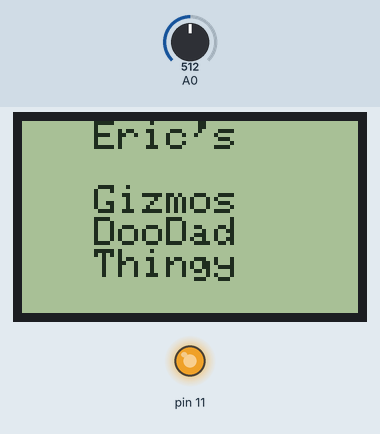
Recording of a sketch running on a simulated Arduino Uno, built with avr-gcc and run on an emulated ATmega328P. Parts: 84×48 one-colour display, output pins drawn as LEDs (lit = HIGH). Inputs (shaded band) come from the test bench; at power-on: A0 = 512. What the sketch prints to the serial monitor is not drawn.

Above: at 1.1 s.
At 4.2 s:
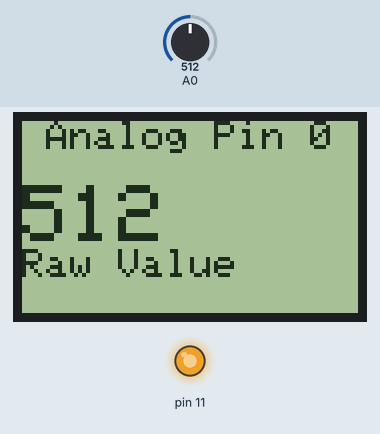
4.3 s: A0 set to 716
At 5.5 s:
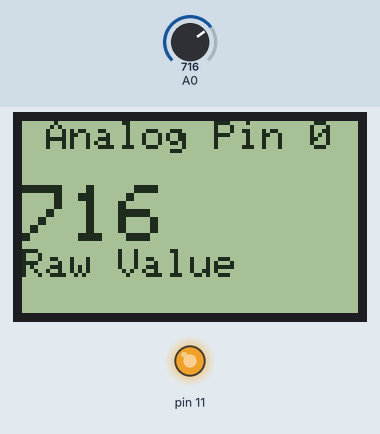
5.8 s: A0 set to 900
At 6.5 s:
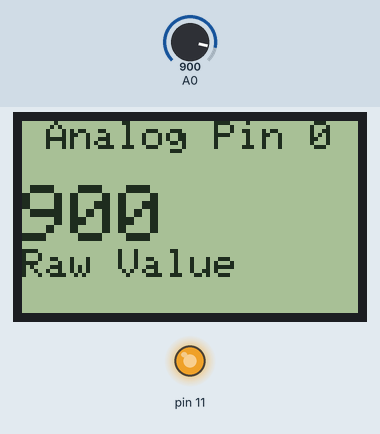
7.3 s: A0 set to 1023
At 7.9 s:
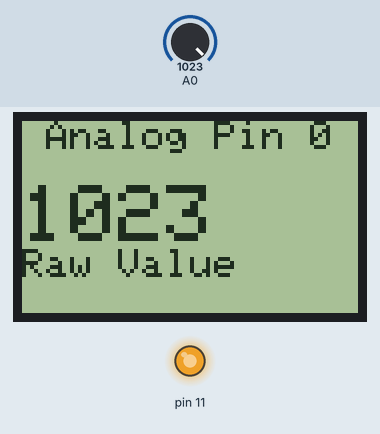
Timing chart, 0 to 10.3 s (numbered marks = the images above; inputs shaded):
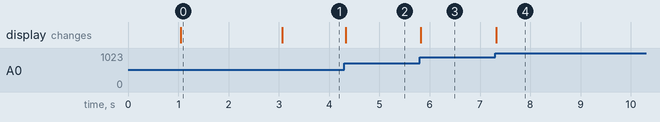

The sketch:

EricsBasicnokia5110.ino
```cpp
/*


This is a work in progress but hopefully it will help someone else by providing
a base to start and work from.
Please check out my Youtube videos here and consider a thumbs up if this helped you!
Youtube : http://www.youtube.com/mkmeorg
Website, Forum and store are at http://mkme.org

Pin 11 for PWM LCD backlight on the Nokia 5110
pin 7 - Serial clock out (SCLK)
pin 6 - Serial data out (DIN)
pin 5 - Data/Command select (D/C)
pin 4 - LCD chip select (CS)
pin 3 - LCD reset (RST)
*/


#include "Adafruit_GFX.h"
#include "Adafruit_PCD8544.h"
Adafruit_PCD8544 display = Adafruit_PCD8544(7, 6, 5, 4, 3);//4 and 3 are reversed on the cheap eBay models

void setup() {

  Serial.begin(9600);
  analogWrite(11,220);// PWM of LCD backlight but ebay unit is backwards-
  //must go high + cycle to dim
  //Very Dim=230
  Serial.println("Running...");
  display.begin();//Display code
  display.setContrast(60);//Nokia 5110 works best around 50- change to suit your unit
  delay(1000);
  display.clearDisplay();     // clears the screen and buffer
  display.setTextSize(1);     // set text size
  display.setTextColor(BLACK);
  //delay(1000);
  // Splash Screen- taken from example code
  display.setTextSize(1);
  display.setTextColor(BLACK);
  display.setCursor(0,0);//set cursor top left
  display.println("   Eric's");//Prints the first line then a line break- leave off the ln characters to continue on the same line!
  display.println("");
  display.println("   Gizmos");
  display.println("   DooDad");
  display.println("   Thingy");
  display.display();//this command writes all the preceeding info to the lcd
  delay(2000);//wait 2 seconds
  display.clearDisplay();     // clears the screen and buffer

}

void loop() {

LCDDisplay();

}

void LCDDisplay(){
  display.clearDisplay();              // clears the screen and buffer
  display.setCursor(0,0);
  display.println(" Analog Pin 0");
  //display.setCursor(5, 1);
  display.println ("");
  int sensorValue = analogRead(A0);
  display.setTextSize(2);     // set text sizebigger
  display.println(sensorValue);//print the pin value driectly
  display.setTextSize(1); //set text size back smaller
  display.println("Raw Value");
  display.display();
  //delay(2000);
}
```

Measured:
- after the input at 4.3 s, the display: changes at once (image 2)
- after the input at 5.8 s, the display: changes at once (image 3)
- after the input at 7.3 s, the display: changes at once (image 4)
- what the display in image 0 shows lasts 2.1 s, from 1.0 s to 3.1 s
